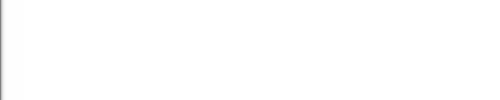
Frame 1 (no input)
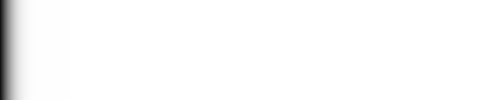
Frame 60 (the mouse pressed at the canvas centre just before this capture)
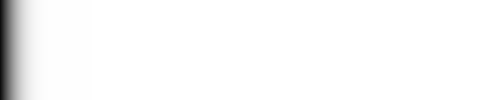
Frame 120 (the mouse held since frame 60 and released just before this capture)

The Processing sketch that drew these frames (run headless with seeded random() and noise(); from frame 60 on, the mouse is pressed at the canvas centre):

// Processing sketch: sketch_150918a
// ── sketch_150918a.pde
int bucketCount = 500;
float full = 100;
int loss = 100;//amount removed per frame
float[] buckets;
float bucketWidth;

void setup() {

  //prep canvas
  size(500,100);
  background(255);
  
  //build buckets
  buckets = new float[bucketCount];
  for(int i=0;i<bucketCount;i++) {
    buckets[i]=full;
  }
  
  bucketWidth = width/bucketCount;
}

void draw() {
  //clear screen
  background(255);
  
  //remove items from first bucket
  //down to 0 items
  buckets[0] -= loss;
  buckets[0] = max(buckets[0],0);
 
  //update bucket values
  for(int i=1;i<bucketCount;i++) {
    if(buckets[i]!=buckets[i-1]) {
      //a bucket will try to balance with the previous bucket
      //by giving it half of their difference 
      float diff = (buckets[i]-buckets[i-1])/2;
      buckets[i]-=diff;
      buckets[i-1]+=diff;
    }
  }
  
  //draw buckets
  for(int i=0;i<bucketCount;i++) {
    noStroke();
    fill((buckets[i]/full)*255);
    rect(i*bucketWidth,0,bucketWidth,height);
  }  
}
